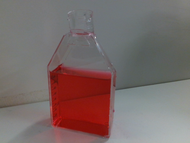
#> input picture segmentation_and_depth/example/Input_RGBImage.png, 190 x 143 px, shrunk from 640 x 480 before the run, found by its file name
$ jupyter execute --allow-errors test_segmentation.ipynb   (text cells are left out)
#> lines starting #> are read from the running program, lines starting #| are printed output that depends on the picture; pictures that were not available may be replaced by others from this repository, and a replacement may not be noted
[cell 1]
# working with polygons

import cv2
import numpy as np


# Create a callback function for mouse events
# [17 lines left out: function create_polygon, not called in this run]


# Load the image
image = cv2.imread("Test/Input_RGBImage.png")
#> image is the input picture: shape (143, 190, 3); mean B, G, R 106.1, 107.3, 121.9

# Create a window to display the image
cv2.namedWindow("Image")
cv2.imshow("Image", image)

# Create an empty mask
mask = np.zeros_like(image)

# Create an empty polygon
polygon = []

# Set the callback function for mouse events
cv2.setMouseCallback("Image", create_polygon)

# Wait for key press
cv2.waitKey(0)

# Save the mask as a segmentation mask
cv2.imwrite("segmentation_mask.png", mask)

# Close all windows
cv2.destroyAllWindows()

[cell 2]
# apply polygon to image

import cv2
import numpy as np

# Load the image
image = cv2.imread("Test/Input_RGBImage.png")

# Create a black mask of the same size as the image
mask = np.zeros_like(image)

# Define the polygon points
polygon_points = polygon

# Convert the polygon points to NumPy array
polygon_points = np.array(polygon_points)

# Draw the polygon on the mask
#> (the rest of this cell did not finish here and is left out)

[cell 3]
import cv2
import numpy as np
import os


# Function to create the polygon and save the mask
# [42 lines left out: function create_polygon, not called in this run]


# Set the path to the folder containing the images
folder_path = "testing_real_data/"

# Iterate over the folders in the directory
for folder_name in os.listdir(folder_path):
    folder = os.path.join(folder_path, folder_name)

    # Skip files if any
    if not os.path.isdir(folder):
        continue

    # if Segmentation_liquid_annotated.npy already exists, skip
    if os.path.exists(os.path.join(folder, "Segmentation_liquid_annotated.npy")):
        continue

    # Set the image and mask paths
    image_path = os.path.join(folder, "Input_RGBImage.png")
    mask_path = os.path.join(folder, "segmentation_mask.png")

    # Load the image
    image = cv2.imread(image_path)

    # Create the polygon and save the mask
    mask = create_polygon(image)
    # cv2.imwrite(mask_path, mask)

    # Apply the polygon to the image
    binary_image = np.zeros_like(image)
    binary_image[mask == 255] = 255

    # Save the binary image as .npy and .png files
    binary_image_npy_path = os.path.join(folder, "Segmentation_liquid_annotated.npy")
    binary_image_png_path = os.path.join(folder, "Segmentation__liquid_annotated.png")
    np.save(binary_image_npy_path, binary_image)
    cv2.imwrite(binary_image_png_path, binary_image)

[cell 4]
import cv2
import numpy as np
import os


# Function to create the polygon and save the mask
# [40 lines left out: function create_polygon, not called in this run]


# Set the path to the folder containing the images
folder_path = "testing_real_data/"

# Iterate over the folders in the directory
for folder_name in os.listdir(folder_path):
    folder = os.path.join(folder_path, folder_name)

    # Skip files if any
    if not os.path.isdir(folder):
        continue

    # if Segmentation_vessel_annotated.npy already exists, skip
    if os.path.exists(os.path.join(folder, "Segmentation_vessel_annotated.npy")):
        continue

    # Set the image and mask paths
    image_path = os.path.join(folder, "Input_RGBImage.png")
    mask_path = os.path.join(folder, "segmentation_mask.png")

    # Load the image
    image = cv2.imread(image_path)

    # Create the polygon and save the mask
    mask = create_polygon(image)
    # cv2.imwrite(mask_path, mask)

    # Apply the polygon to the image
    binary_image = np.zeros_like(image)
    binary_image[mask == 255] = 255

    # Save the binary image as .npy and .png files
    binary_image_npy_path = os.path.join(folder, "Segmentation_vessel_annotated.npy")
    binary_image_png_path = os.path.join(folder, "Segmentation__vessel_annotated.png")
    np.save(binary_image_npy_path, binary_image)
    cv2.imwrite(binary_image_png_path, binary_image)

[cell 5]
import cv2
import numpy as np

# Load the predicted mask
predicted_mask = cv2.imread("Test/Input_ContentMaskClean.png", cv2.IMREAD_GRAYSCALE)
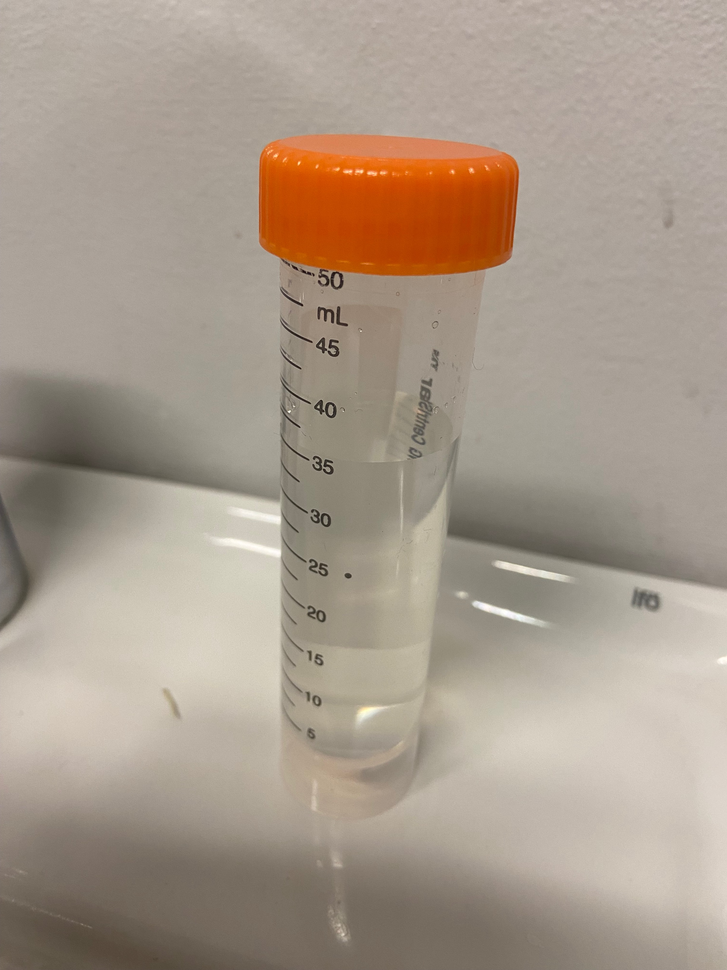
#> input picture segmentation_and_depth/example/2.png, 727 x 970 px, shrunk from 2448 x 3264 before the run, given in place of Input_ContentMaskClean.png, which was not available
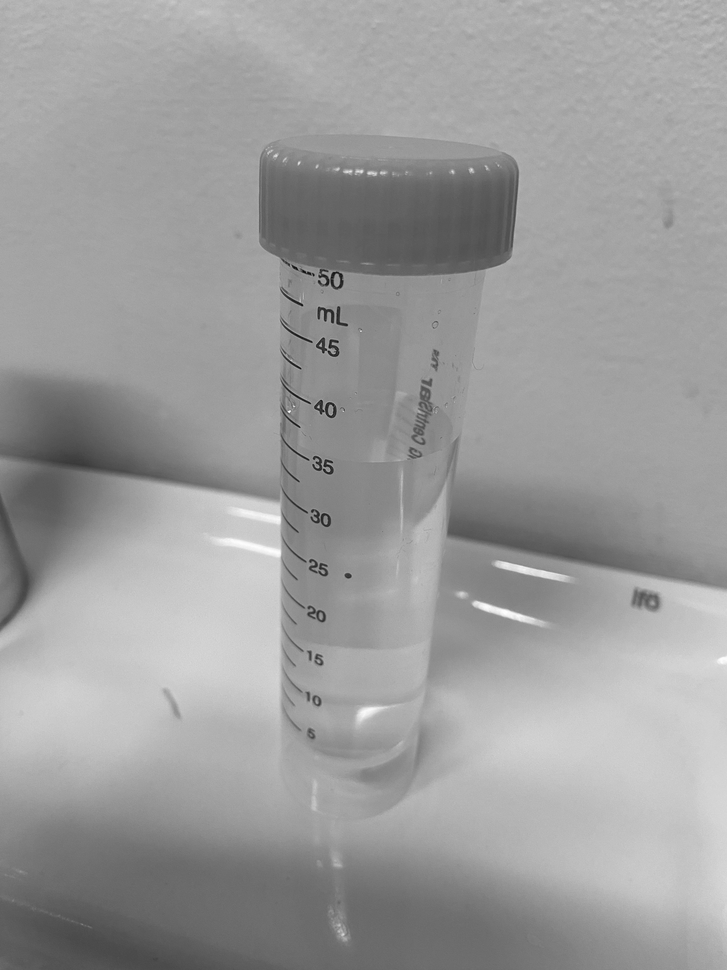
#> predicted_mask: shape (970, 727); min 11, max 254, mean 156.1

# Load the ground truth mask
ground_truth_mask = cv2.imread("binary_image.png", cv2.IMREAD_GRAYSCALE)
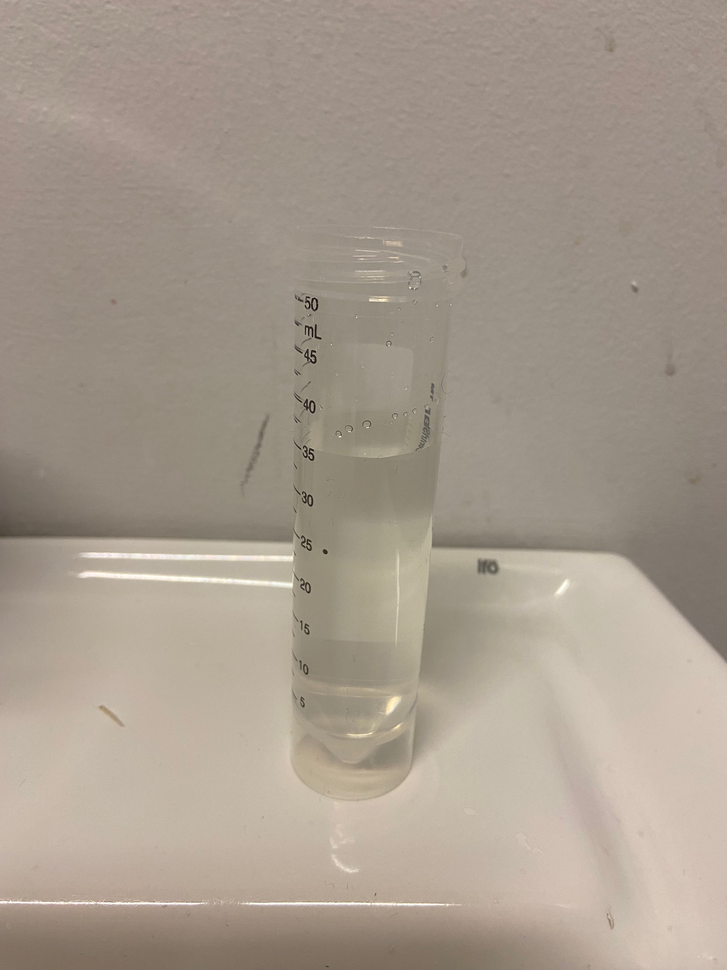
#> input picture segmentation_and_depth/example/3.png, 727 x 970 px, shrunk from 2448 x 3264 before the run, given in place of binary_image.png, which was not available
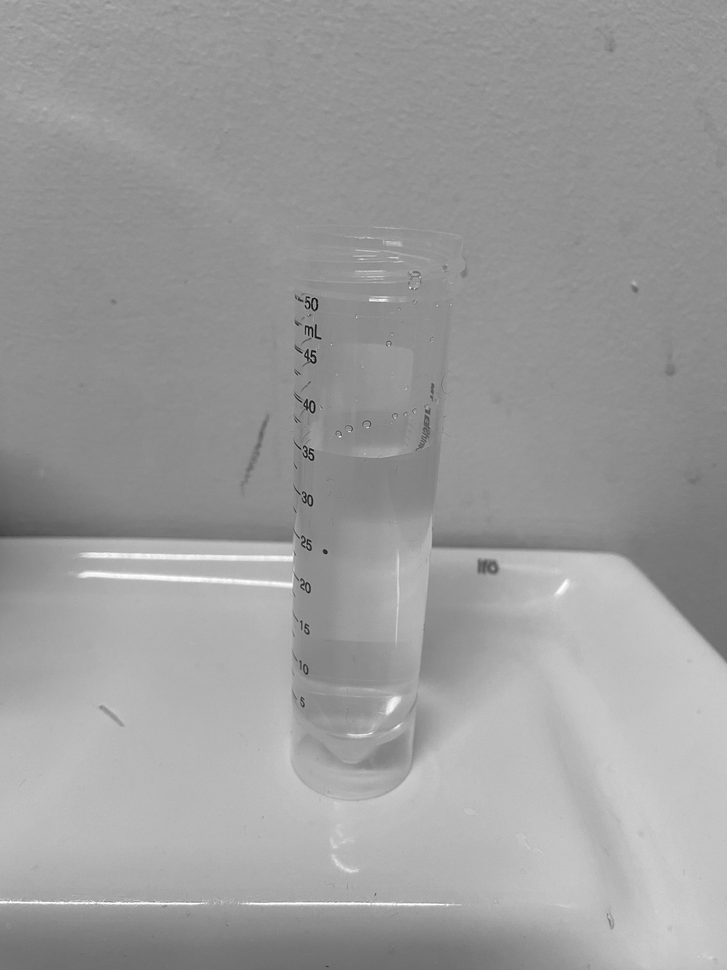
#> ground_truth_mask: shape (970, 727); min 2, max 255, mean 156.4

# Convert the mask values to binary (0 or 255)
predicted_mask = (predicted_mask > 0).astype(np.uint8)
#> predicted_mask: shape (970, 727); every value is 1
ground_truth_mask = (ground_truth_mask > 0).astype(np.uint8)

# Calculate the intersection and union of the masks
intersection = np.logical_and(predicted_mask, ground_truth_mask)
union = np.logical_or(predicted_mask, ground_truth_mask)

# Calculate the true positives, false positives, and false negatives
true_positive = np.sum(intersection)
#> true_positive = 705190
false_positive = np.sum(predicted_mask) - true_positive
#> false_positive = 0
false_negative = np.sum(ground_truth_mask) - true_positive
#> false_negative = 0

# Calculate the precision, recall, and IoU
precision = true_positive / (true_positive + false_positive)
#> precision = 1
recall = true_positive / (true_positive + false_negative)
#> recall = 1
iou = true_positive / np.sum(union)
#> iou = 1

# Print the results
print("Precision:", precision)
#| Precision: 1.0
print("Recall:", recall)
#| Recall: 1.0
print("IoU:", iou)
#| IoU: 1.0
